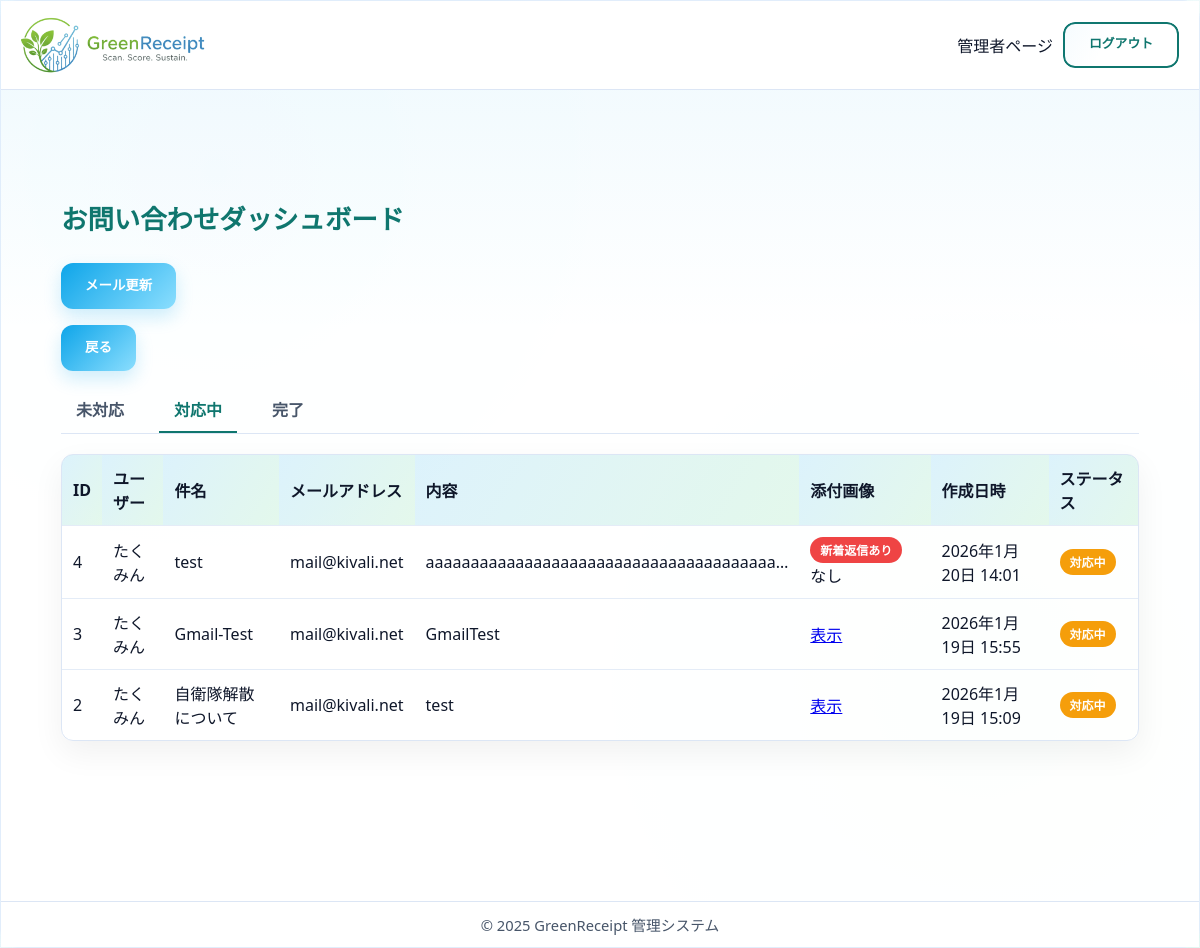
Page /staff/inquiries/dashboard/?status=in_progress (signed in) on the committed database.
### core/models.py (models this page shows, shortened)
class Inquiry(models.Model):
    user = models.ForeignKey(settings.AUTH_USER_MODEL, on_delete=models.SET_NULL,
                             null=True, blank=True, verbose_name='問い合わせユーザー')
    reply_to_email = models.EmailField(
        max_length=100, verbose_name='返信先メールアドレス')
    created_at = models.DateTimeField(auto_now_add=True, verbose_name='作成日時')
    subject = models.CharField(max_length=100, verbose_name='件名')
    body_text = models.TextField(verbose_name='内容')
    image = models.ImageField(
        upload_to='inquiries/', null=True, blank=True, verbose_name='添付画像')
    STATUS_CHOICES = (
        ('unanswered', '未対応'),
        ('in_progress', '対応中'),
        ('completed', '完了'),
    )
    status = models.CharField(
        max_length=20, choices=STATUS_CHOICES, default='unanswered', verbose_name='ステータス')
    is_replied = models.BooleanField(default=False, verbose_name='返信済み')
    reply_message = models.TextField(blank=True, verbose_name='返信内容')
    @property
    def last_message_is_user(self):
        last_msg = self.messages.order_by('-created_at').first()
        return last_msg and last_msg.sender_type == 'user'
    class Meta:
        verbose_name = 'お問い合わせ'
        verbose_name_plural = 'お問い合わせ'

### accounts/models.py (models this page shows, shortened)
class CustomUser(AbstractUser):
    username = models.CharField(
        "ユーザー名",
        max_length=50,
        unique=True,
        help_text=(
            "必須。50文字以下。文字、数字、および @/./+/-/_ のみ使用できます。"
        ),
        validators=[AbstractUser.username_validator],
        error_messages={
            "unique": _("A user with that username already exists."),
        },
    )
    email = models.EmailField(_("email address"), unique=True)
    is_verified = models.BooleanField(default=False, verbose_name='メール認証済み')
    verification_token = models.CharField(
        max_length=100, blank=True, null=True, unique=True, verbose_name='認証トークン')
    ROLE_CHOICES = (
        ('admin', '管理者'),
        ('store', '店舗'),
        ('user', '一般ユーザー'),
    )
    RANK_CHOICES = (
        ('seed', '種'),
        ('sprout', '芽'),
        ('tree', '木'),
        ('apple_tree', 'リンゴの木'),
    )
    current_points = models.IntegerField(default=0, verbose_name='ポイント')
    rank = models.CharField(max_length=20, choices=RANK_CHOICES, default='seed', verbose_name='ランク')
    updated_at = models.DateTimeField(auto_now=True, verbose_name='アカウント更新日時')
    birthday = models.DateField(verbose_name='生年月日', null=True, blank=True)
    purchased_amount = models.IntegerField(default=0, verbose_name='購入点数')
    lastmonth_point = models.IntegerField(default=0, verbose_name='先月獲得ポイント')
    current_coupons = models.ManyToManyField(
        'core.Coupon', verbose_name='所持クーポン', blank=True)
    role = models.CharField(
        max_length=10, choices=ROLE_CHOICES, default='user', verbose_name='役割')
    store = models.ForeignKey(
        'core.Store', on_delete=models.SET_NULL, null=True, blank=True, verbose_name='所属店舗')
    last_reset_month = models.DateField(null=True, blank=True, verbose_name='最後にポイントリセットした月')
    new_email = models.EmailField(
        _("new email address"), blank=True, null=True)
    email_change_token = models.CharField(
        max_length=100, blank=True, null=True, unique=True, verbose_name='メール変更認証トークン'
    )
    withdrawal_code = models.CharField(
        max_length=6, blank=True, null=True, verbose_name='退会確認コード'
    )
    withdrawal_code_expires_at = models.DateTimeField(
        blank=True, null=True, verbose_name='退会確認コード有効期限'
    )
    RANK_HIERARCHY = {'seed': 0, 'sprout': 1, 'tree': 2, 'apple_tree': 3}
    class Meta:
        verbose_name = 'ユーザー'
        verbose_name_plural = 'ユーザー'

### core/views.py (the view)
# urls.py: path("staff/inquiries/dashboard/", views.admin_inquiry_dashboard, name="admin_inquiry_dashboard"),
@staff_member_required
def admin_inquiry_dashboard(request):
    from core.utils import fetch_emails_from_gmail
    fetch_emails_from_gmail() # 結果はメッセージ表示せず、静かに更新する（またはログに出すだけでも良いが、今回はサイレント実行）
    status = request.GET.get('status', 'unanswered')
    if status not in ['unanswered', 'in_progress', 'completed']:
        status = 'unanswered'
    inquiries = Inquiry.objects.filter(status=status).order_by('-id')
    return render(request, 'admin/inquiry_dashboard.html', {
        'inquiries': inquiries,
        'current_status': status
    })

### core/services.py (called while the page is built, shortened)
    def execute(self):
        if not self._validate_settings():
            return False, 'IMAP設定が不足しています。settings.pyを確認してください。'

    def _validate_settings(self):
        return all([self.host, self.user, self.password])

### core/utils.py (called while the page is built)
def fetch_emails_from_gmail():
    service = InquiryEmailService()
    return service.execute()

### core/templates/admin/inquiry_dashboard.html (shortened to what this page needs)
{% extends 'admin/admin_base.html' %}
{% block content %}
  <main class="dashboard-main">
    <div class="container-fluid dashboard-section mt-4 px-4">
      <div class="header-with-button">
        <h1>お問い合わせダッシュボード</h1>
        <ul class="list-group list-group-flush" style="flex-direction: row; gap: 10px;">
            <li class="list-group-item" style="border: none; padding: 0;">
                <a href="{% url 'core:fetch_emails' %}" class="btn btn-outline-primary btn-sm">
                     メール更新
                </a>
            </li>
            <li class="list-group-item" style="border: none; padding: 0;">
                <a href="{% url 'core:staff_index' %}" class="btn btn-outline-secondary btn-sm" style="margin-top: 16px; margin-bottom: 16px;">戻る</a>
            </li>
        </ul>
      </div>
      <div class="nav-tabs">
        <a href="?status=unanswered" class="nav-link {% if current_status == 'unanswered' %}active{% endif %}">未対応</a>
        <a href="?status=in_progress" class="nav-link {% if current_status == 'in_progress' %}active{% endif %}">対応中</a>
        <a href="?status=completed" class="nav-link {% if current_status == 'completed' %}active{% endif %}">完了</a>
      </div>
      {% if inquiries %}
        <div class="table-responsive">
          <table class="table">
            <thead>
              <tr>
                <th>ID</th>
                <th>ユーザー</th>
                <th>件名</th>
                <th>メールアドレス</th>
                <th>内容</th>
                <th>添付画像</th>
                <th>作成日時</th>
                <th>ステータス</th>
              </tr>
            </thead>
            <tbody>
              {% for inquiry in inquiries %}
                <tr data-href="{% url 'core:inquiry_detail' inquiry.id %}">
                  <td>{{ inquiry.id }}</td>
                  <td>
                    {% if inquiry.user %}
                      {{ inquiry.user.username }}
                    {% else %}
                      ゲスト
                    {% endif %}
                  </td>
                  <td>{{ inquiry.subject }}</td>
                  <td>{{ inquiry.reply_to_email }}</td>
                  <td>{{ inquiry.body_text|truncatechars:40 }}</td>
                  <td>
                    {% if inquiry.last_message_is_user %}
                        <span class="badge bg-danger">新着返信あり</span>
                    {% endif %}
                    {% if inquiry.image %}
                      <a href="{{ inquiry.image.url }}" target="_blank" onclick="event.stopPropagation();">表示</a>
                    {% else %}
                      なし
                    {% endif %}
                  </td>
                  <td>{{ inquiry.created_at|date:'Y年n月j日 H:i' }}</td>
                  <td>
                    <span class="badge {% if inquiry.status == 'completed' %}bg-success{% elif inquiry.status == 'in_progress' %}bg-warning{% else %}bg-danger{% endif %}">
                      {{ inquiry.get_status_display }}
                    </span>
                  </td>
                </tr>
              {% endfor %}
            </tbody>
          </table>
        </div>
      {% endif %}
    </div>
  </main>
{% endblock %}

### core/static/css/style.css (style rules this page uses)
:root { --bg-1: #f3f9ff; --bg-2: #f2fff8; --panel: rgba(255, 255, 255, 0.9); --panel-strong: rgba(255, 255, 255, 0.96); --border: rgba(9, 109, 217, 0.12); --shadow: 0 14px 48px rgba(9, 109, 217, 0.12); --shadow-strong: 0 22px 60px rgba(9, 109, 217, 0.18); --text: #0f172a; --muted: #475569; --accent: #79ca69; --accent-2: #0f766e; --success: #22c55e; --danger: #ef4444; --radius-lg: 18px; --radius-md: 12px; --radius-sm: 10px; }
* { box-sizing: border-box; margin: 0; padding: 0; }
html, body { height: 100%; width: 100%; overflow-x: hidden; }
body { font-family: "Poppins", "Segoe UI", "\u30E1\u30A4\u30EA\u30AA", "Hiragino Kaku Gothic ProN", sans-serif; text-align: center; min-height: 100vh; margin: 0; padding-top: 0; color: var(--text); background: radial-gradient(circle at 12% 18%, rgba(14, 165, 233, 0.16), transparent 32%), radial-gradient(circle at 80% 8%, rgba(34, 197, 94, 0.12), transparent 28%), radial-gradient(circle at 76% 72%, rgba(14, 165, 233, 0.12), transparent 32%), linear-gradient(135deg, var(--bg-1), var(--bg-2)); -webkit-font-smoothing: antialiased; -moz-osx-font-smoothing: grayscale; }
button, .btn { display: inline-block; background: linear-gradient(135deg, var(--accent), #8bdefe); color: #fff; border: none; border-radius: 14px; font-weight: 700; cursor: pointer; transition: transform 0.25s ease, box-shadow 0.25s ease, filter 0.2s ease; font-size: 1rem; box-shadow: 0 12px 32px rgba(14, 165, 233, 0.28); }
.btn { width: 50%; padding: 13px; border-radius: 14px; text-decoration: none; }
.btn-sm { padding: 6px 12px; font-size: 0.84em; width: auto; box-shadow: 0 8px 18px rgba(14, 165, 233, 0.2); }
:root { --nav-h: 100px; }
main { display: flex; flex-direction: column; align-items: center; justify-content: center; width: 100%; height: 100%; padding: 24px; gap: 16px; }
.container, .wrapper, main, form { max-width: 100%; }
main.dashboard-main { justify-content: flex-start; align-items: stretch; padding: 44px 0 90px 0; }

### rows in the picture
Inquiry: id "4", user.username "たくみん", subject "test", reply_to_email "mail@kivali.net", body_text "aaaaaaaaaaaaaaaaaaaaaaaaaaaaaaaaaaaaaaa…", shows "新着返信あり", image "なし", created_at "2026年1月20日 14:01", status "対応中"
Inquiry: id "3", user.username "たくみん", subject "Gmail-Test", reply_to_email "mail@kivali.net", body_text "GmailTest", created_at "2026年1月19日 15:55", status "対応中"
Inquiry: id "2", user.username "たくみん", subject "自衛隊解散について", reply_to_email "mail@kivali.net", body_text "test", created_at "2026年1月19日 15:09", status "対応中"
